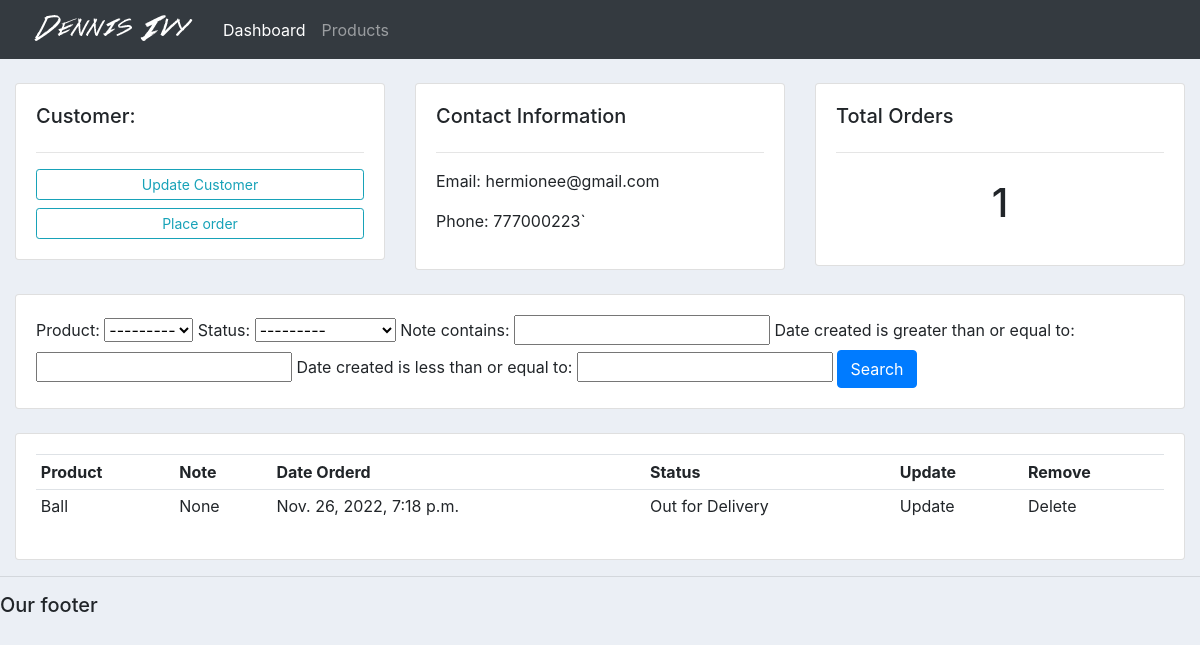
Screenshot of /customer/3 with the database file from the repository.
### accounts/models.py (models this page shows, shortened)
class Customer(models.Model):
    name = models.CharField(max_length=200, null=True)
    phone = models.CharField(max_length=200, null=True)
    email = models.CharField(max_length=200, null=True)
    date_created= models.DateTimeField(auto_now_add=True, null=True)

class Order(models.Model):
    STATUS=(
        ('Pending', 'Pending'),
        ('Out for Delivery','Out for Delivery'),
        ('Delivered', 'Delivered'),
    )
    customer= models.ForeignKey(Customer,null = True, on_delete=models.SET_NULL)
    product=models.ForeignKey(Product,null = True, on_delete=models.SET_NULL)
    date_created = models.DateTimeField(auto_now_add=True, null=True)
    status = models.CharField(max_length=200, null=True, choices=STATUS)
    note= models.CharField(max_length=10000, null=True)

class Product(models.Model):
    CATEGORY=(
        ('Indoor','Indoor'),
        ('Out Door', 'Out Door')
    )
    name = models.CharField(max_length=200, null=True)
    price = models.FloatField(null=True)
    category = models.CharField(max_length=200, null=True, choices=CATEGORY)
    description = models.CharField(max_length=200, null=True, blank=True)
    date_created = models.DateTimeField(auto_now_add=True, null=True)
    tags= models.ManyToManyField(tags)
    def __str__(self) -> str:
        return self.name

### accounts/views.py (the view)
# urls.py: path('customer/<str:pk_test>', views.customer, name='customer'),
def customer(request, pk_test):
	customer=Customer.objects.get(id=pk_test)
	orders= customer.order_set.all()
	order_count=orders.count()
	myFilter = Orderfilter(request.GET , queryset=orders )
	orders = myFilter.qs
	return render(request, 'accounts/customer.html' ,{
		"customer":customer,
		"orders" : orders,
		"order_count": order_count,
		'myFilter':myFilter
	})

### accounts/templates/accounts/customer.html
{%  extends 'accounts/main.html' %}
{% block content %}
	<br>
<div class="row">
	<div class="col-md">
		<div class="card card-body">
			<h5>Customer:</h5>
			<hr>
			<a class="btn btn-outline-info  btn-sm btn-block" href="">Update Customer</a>
			<a class="btn btn-outline-info  btn-sm btn-block" href="{% url 'create_order' customer.id %}">Place order</a>
		</div>
	</div>
	<div class="col-md">
		<div class="card card-body">
			<h5>Contact Information</h5>
			<hr>
			<p>Email: {{ customer.email}} </p>
			<p>Phone: {{ customer.phone}} </p>
		</div>
	</div>
	<div class="col-md">
		<div class="card card-body">
			<h5>Total Orders</h5>
			<hr>
			<h1 style="text-align: center;padding: 10px">{{order_count}}</h1>
		</div>
	</div>
</div>
<br>
<div class="row">
	<div class="col">
		<div class="card card-body">
			<form method="get">
				{{ myFilter.form }}
		    <button class="btn btn-primary" type="submit">Search</button>
		  </form>
		</div>
	</div>
</div>
<br>
<div class="row">
	<div class="col-md">
		<div class="card card-body">
			<table class="table table-sm">
				<tr>
					<th>Product</th>
					<th>Note</th>
					<th>Date Orderd</th>
					<th>Status</th>
					<th>Update</th>
					<th>Remove</th>
				</tr>
				{% for order in orders %}
					<tr>
						<td>{{ order.product }}</td>
						<td>{{ order.note }}</td>
						<td>{{ order.date_created }}</td>
						<td>{{ order.status }}</td>
						<td><a href="#"></a>Update</td>
						<td><a href="#"></a>Delete</td>
					</tr>
				{% endfor %}
			</table>
		</div>
	</div>
</div>
{% endblock %}

### static/css/main.css (style rules this page uses)
body { background-color: #ebeff5; }

### rows the page displays
Customer: email "hermionee@gmail.com", phone "777000223`"
Order: product "Ball", note "None", date_created "Nov. 26, 2022, 7:18 p.m.", status "Out for Delivery"

### other values shown
{{ order_count }} "1"
